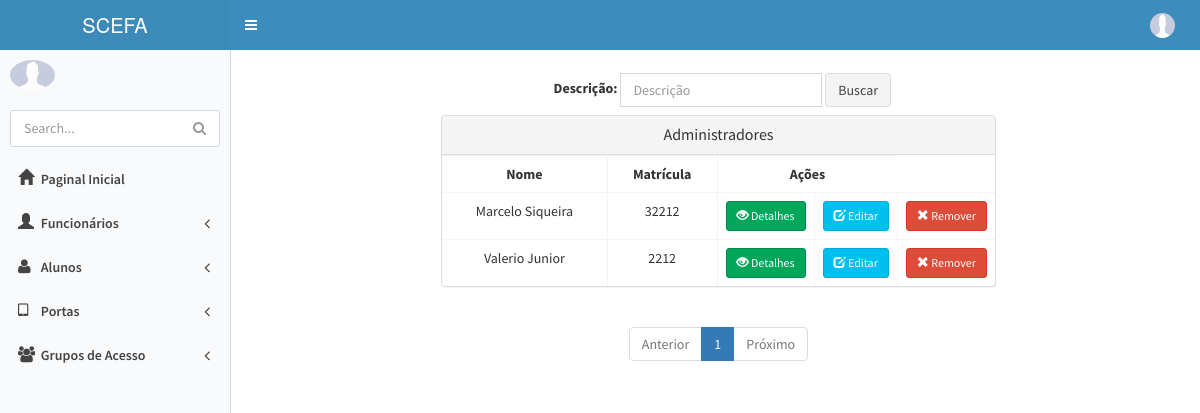
/administrador/list (signed in), run on the app's committed database.
### appPonto/models.py (models this page shows, shortened)
class Pessoa(User):
    nome = models.CharField("Nome", max_length=255)
    cpf = models.CharField('CPF', max_length=14, unique=True)
    sexos = (('Masculino', 'Masculino'),
             ('Feminino', 'Feminino'),)
    sexo = models.CharField(max_length=30, choices=sexos)
    Email = models.EmailField("E-mail", max_length=200)
    telefone = models.CharField("Telefone", max_length=20)
    dataNascimento = models.DateField('Data de Nascimento', max_length=10)
    endereco = models.CharField('Endereço', max_length=200, null=True)
    id_digital = models.IntegerField(null=True, blank=True, unique=True)
    img_dital = models.CharField(null=True, max_length=100, blank=True)
    Situacoes = (
        ('Ativo', 'Ativo'),
        ('Desativado', 'Desativado'),
    )
    situacao = models.CharField('Situação',
                                max_length=30,
                                choices=Situacoes,
                                )
    foto = models.ImageField(
        upload_to='fotos', verbose_name='foto',
        null=True, blank=True)
    class Meta: permissions = (('view_pessoa', 'Can see pessoa'),)

class Funcionario(Pessoa):
    matricula = models.CharField("Matricula", max_length=20, unique=True)
    cargo = models.ForeignKey(Cargo,on_delete=models.PROTECT,verbose_name="Cargo")
    dataAdmissao = models.DateField('Data de Admissão', default=timezone.now)
    salario = models.DecimalField("Salário", max_digits=10, decimal_places=2, null=True)
    class Meta: permissions = (('view_funcionario', 'Can see funcionario'),)

class Pessoa(User):
    nome = models.CharField("Nome", max_length=255)
    cpf = models.CharField('CPF', max_length=14, unique=True)
    sexos = (('Masculino', 'Masculino'),
             ('Feminino', 'Feminino'),)
    sexo = models.CharField(max_length=30, choices=sexos)
    Email = models.EmailField("E-mail", max_length=200)
    telefone = models.CharField("Telefone", max_length=20)
    dataNascimento = models.DateField('Data de Nascimento', max_length=10)
    endereco = models.CharField('Endereço', max_length=200, null=True)
    id_digital = models.IntegerField(null=True, blank=True, unique=True)
    img_dital = models.CharField(null=True, max_length=100, blank=True)
    Situacoes = (
        ('Ativo', 'Ativo'),
        ('Desativado', 'Desativado'),
    )
    situacao = models.CharField('Situação',
                                max_length=30,
                                choices=Situacoes,
                                )
    foto = models.ImageField(
        upload_to='fotos', verbose_name='foto',
        null=True, blank=True)
    class Meta: permissions = (('view_pessoa', 'Can see pessoa'),)

### appPonto/views.py (the view)
# urls.py: url(r'^administrador/list$', administrador_list, name='administrador_list'),
@permission_required('appPonto.view_funcionario', login_url='erro_permissao')
def administrador_list(request):
    criterio = request.GET.get('criterio')
    if criterio:
        administradores = Funcionario.objects.filter(cargo__nome_funcao='Administrador',
                                                     nome__icontains=criterio).order_by('nome')
    else:
        administradores = Funcionario.objects.filter(cargo__nome_funcao='Administrador').order_by('nome')
        criterio = ""
    paginator = Paginator(administradores, 10)
    page = request.GET.get('page')
    try:
        administradores = paginator.page(page)
    except PageNotAnInteger:
        administradores = paginator.page(1)
    except EmptyPage:
        administradores = paginator.page(paginator.num_pages)
    dados = {'administradores': administradores, 'criterio': criterio, 'paginator': paginator,
             'page_obj': administradores}
    return render(request, 'Administrador/administrador_list.html', dados)

### templates/Administrador/administrador_list.html (shortened to what this page needs)
{% extends 'base.html' %}
{% block conteudo %}
    <section class="container">
        <div class="row">
         <fieldset>
             <div class="col-sm-6 col-sm-offset-3">
                 <form class="navbar-form navbar-left" role="search" method="get" action="">
                    <div class="form-group">
                      <label>Descrição:</label>
                        <input type="text" id="criterio" name="criterio" value="{{ criterio }}" class="form-control" placeholder="Descrição">
                    </div>
                    <button type="submit" class="btn btn-default">Buscar</button>
                 </form>
             </div>
            </fieldset>
            <div class="col-sm-6 col-sm-offset-2">
                <div class="panel panel-default">
                    <div class="panel-heading">
                        <h3 class="panel-title" style="text-align: center;">Administradores</h3>
                    </div>
                    <div class="table-responsive">
                        <table class="table table-bordered">
                        <tr>
                            <th>Nome</th>
                            <th>Matrícula</th>
                            <th colspan="2">Ações</th>
                        </tr>
                        {% for administrador in administradores %}
                            <tr>
                                <td>{{ administrador.nome }}</td>
                                <td>{{ administrador.matricula }}</td>
                                <td style="width: 10px"><a href="{% url 'funcionario_detail' administrador.pk %}"
                                                           class="btn btn-success btn-sm">
                                    <span class="glyphicon glyphicon-eye-open"></span> Detalhes</a>
                                </td>
                                <td style="width: 10px"><a href="{% url 'administrador_update' administrador.pk %}"
                                                           class="btn btn-info btn-sm">
                                    <span class="glyphicon glyphicon-edit"></span> Editar
                                </a>
                                </td>
                                <td style="width: 10px"><a href="{% url 'remover_administrador' administrador.pk %}"
                                                           class="btn btn-danger btn-sm">
                                    <span class="glyphicon glyphicon-remove"></span> Remover
                                </a>
                                </td>
                            </tr>
                        {% endfor %}
                    </table>
                    </div>
                </div>
                {% include 'utils/paginacao.html' %}
            </div>
        </div>
    </section>
{% endblock %}

### templates/base.html (style rules this page uses)
body { background-color: blue; }

### templates/Administrador/administrador_list.html (style rules this page uses)
td,th { text-align: center; }

### data on the page
Funcionario: nome "Marcelo Siqueira", matricula "32212"
Funcionario: nome "Valerio Junior", matricula "2212"

### other printed values
{{ page }} "1"
